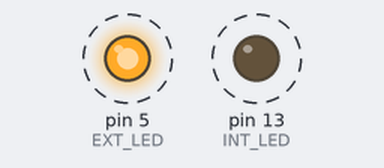
A sketch run on a simulated Arduino Uno, built with avr-gcc and run on an emulated ATmega328P. Shown: output pins drawn as LEDs (lit = HIGH). Dashed ring = blinking.

Above: at 0.2 s.
Timing chart, 0 to 3.0 s (numbered marks = the images above):
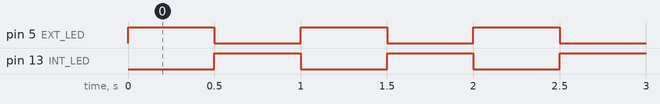

Measured:
- by itself, pin 5 (EXT_LED), pin 13 (INT_LED): alternates HIGH for 0.50 s and LOW for 0.50 s

The sketch:

ex04_opposition.ino
```cpp
// ex04 -- opposition: write the two pins with opposite values in the same step
const int EXT_LED = 5;
const int INT_LED = LED_BUILTIN;

void setup() {
  pinMode(EXT_LED, OUTPUT);
  pinMode(INT_LED, OUTPUT);
}

void loop() {
  digitalWrite(EXT_LED, HIGH);
  digitalWrite(INT_LED, LOW);
  delay(500);
  digitalWrite(EXT_LED, LOW);
  digitalWrite(INT_LED, HIGH);
  delay(500);
}
```
